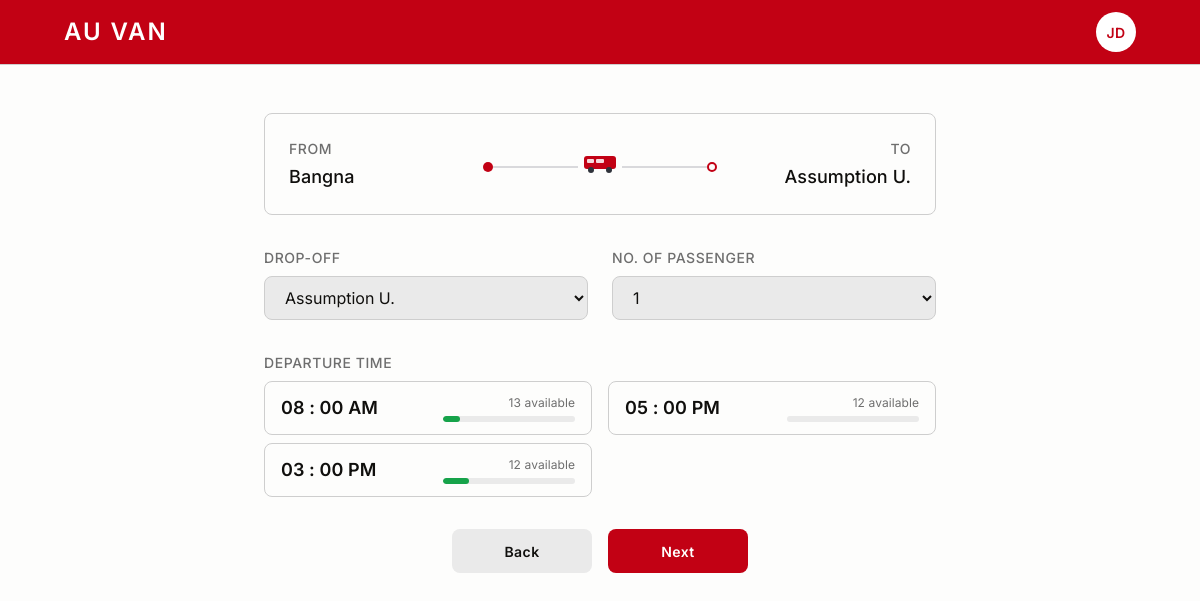
/trip-times.php?route=1 (signed in), run on an earlier commit of the app's database.
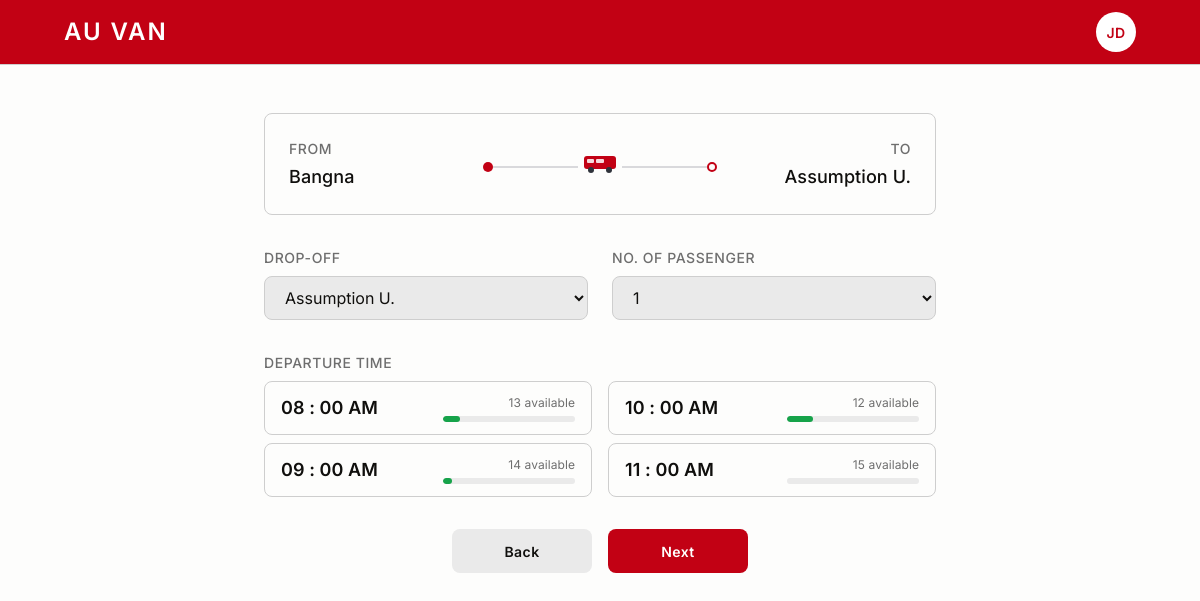
And on a later commit of the database.
### tables this page shows
CREATE TABLE trips (
    id          INT UNSIGNED NOT NULL AUTO_INCREMENT,
    route_id    INT UNSIGNED NOT NULL,
    van_id      INT UNSIGNED NOT NULL,
    driver_id   INT UNSIGNED NULL,                  
    trip_date   DATE         NOT NULL,
    depart_time TIME         NOT NULL,
    created_at  TIMESTAMP    NOT NULL DEFAULT CURRENT_TIMESTAMP,
    PRIMARY KEY (id),
    KEY idx_trips_when   (trip_date, depart_time),  
    KEY idx_trips_driver (driver_id),
    CONSTRAINT fk_trips_route  FOREIGN KEY (route_id)  REFERENCES routes (id) ON DELETE RESTRICT,
    CONSTRAINT fk_trips_van    FOREIGN KEY (van_id)    REFERENCES vans   (id) ON DELETE RESTRICT,
    CONSTRAINT fk_trips_driver FOREIGN KEY (driver_id) REFERENCES users  (id) ON DELETE SET NULL
);

### includes/today.php (called while the page is built, shortened)
<?php
function today_iso(): string
{
    return '2026-05-10';
}

### includes/db.php (called while the page is built, shortened)
<?php
function db(): mysqli
{
    static $conn = null;
    if ($conn instanceof mysqli) {
        return $conn;
    }
    $conn = new mysqli(DB_HOST, DB_USER, DB_PASS, DB_NAME, DB_PORT);
    $conn->set_charset('utf8mb4');
    return $conn;
}

### includes/schedule.php (called while the page is built, shortened)
<?php
require_once __DIR__ . '/db.php';
require_once __DIR__ . '/today.php';
function get_slots(?int $routeId = null): array
{
    $today = today_iso();
    $base = "
        SELECT
            t.id,
            DATE_FORMAT(t.depart_time, '%h : %i %p') AS time,
            v.seats AS capacity,
            v.seats - COALESCE(
                (SELECT SUM(b.seats) FROM bookings b WHERE b.trip_id = t.id), 0
            ) AS available
        FROM trips t
        JOIN vans v ON v.id = t.van_id
        WHERE t.trip_date = ?
    ";
    if ($routeId !== null) {
        $stmt = db()->prepare($base . " AND t.route_id = ? ORDER BY t.depart_time");
        $stmt->bind_param('si', $today, $routeId);
    } else {
        $stmt = db()->prepare($base . " ORDER BY t.depart_time");
        $stmt->bind_param('s', $today);
    }
    $stmt->execute();
    $result = $stmt->get_result();
    $slots = [];
    while ($row = $result->fetch_assoc()) {
        $slots[(int) $row['id']] = [
            'time'      => $row['time'],
            'capacity'  => (int) $row['capacity'],
            'available' => (int) $row['available'],
        ];
    }
    return $slots;
}

### public/trip-times.php (the view, shortened to what the changed rows need)
<?php
  require_once '../includes/schedule.php';
  $routeId = isset($_GET['route']) ? (int) $_GET['route'] : 0;
  $slots    = get_slots($routeId);
  $rows = (int) ceil(count($slots) / 2);
  include '../includes/header.php';
?>
  <main class="page">
    <div class="container">
      <form class="trip-form" action="booking-confirm.php" method="POST">
        <div class="field">
          <div class="depart-list" style="--rows: <?= $rows ?>">
            <?php foreach ($slots as $slotId => $slot):
              $available = max(0, min($slot['available'], $slot['capacity']));
              $booked    = $slot['capacity'] - $available;
              $percent   = $slot['capacity'] > 0 ? round($booked / $slot['capacity'] * 100) : 100;
              $isFull    = $available <= 0;
              $level     = $percent >= 75 ? 'is-low' : ($percent >= 40 ? 'is-med' : 'is-high');
            ?>
              <label class="depart-card <?= $isFull ? 'is-full' : '' ?>">
                <span class="depart-time"><?= htmlspecialchars($slot['time']) ?></span>
                <span class="depart-availability">
                  <?php if ($isFull): ?>
                    <span class="seats-label is-full">FULL</span>
                  <?php else: ?>
                    <span class="seats-label"><?= (int) $available ?> available</span>
                  <?php endif; ?>
                  <span class="seats-bar">
                    <span class="seats-bar-fill <?= $level ?>" style="width: <?= $percent ?>%;"></span>
                  </span>
                </span>
              </label>
            <?php endforeach; ?>
          </div>
        </div>
      </form>
    </div>
  </main>
<?php include '../includes/footer.php'; ?>

What changed in the data, as far as the page shows it:
no longer on this page (row edited): trips: time "03 : 00 PM", available "12", $percent 20 (drawn)
no longer on this page (row edited): trips: time "05 : 00 PM", available "12"
now on this page (row edited): trips: time "09 : 00 AM", available "14", $percent 7 (drawn)
now on this page (row edited): trips: time "10 : 00 AM", available "12", $percent 20 (drawn)
now on this page (row edited): trips: time "11 : 00 AM", available "15"
